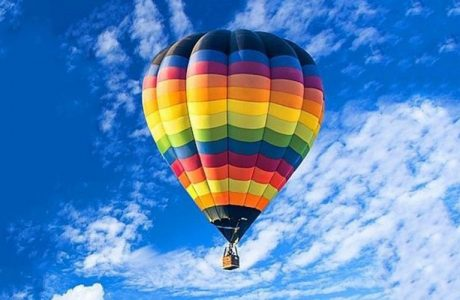
#> input picture task2/airball.jpg, 460 x 300 px
$ jupyter execute processing.ipynb
#> lines starting #> are read from the running program, lines starting #| are printed output that depends on the picture
[cell 1]
import cv2
import numpy as np
import matplotlib.pyplot as plt

from skimage.metrics import mean_squared_error, structural_similarity

# Загрузка изображения

[cell 2]
original = cv2.imread("airball.jpg", cv2.IMREAD_GRAYSCALE)
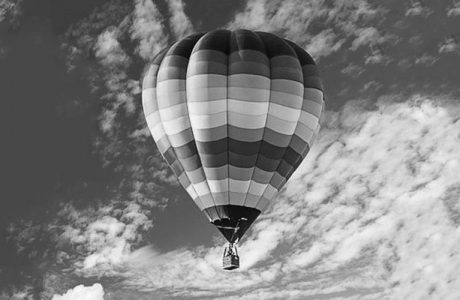
#> original: shape (300, 460); min 0, max 252, mean 128.7

if original is None:
    raise FileNotFoundError("airball.jpg не нашёлся")

# Добавление шума (ф-ии)

[cell 3]
def add_gaussian_noise(image, mean=0, sigma=30):
    # аддитивный гауссовский шум.
#> called with mean = 0, sigma = 30
    image_float = image.astype(np.float32)

    noise = np.random.normal(
        loc=mean,
        scale=sigma,
        size=image.shape
    ).astype(np.float32)

    noisy = image_float + noise
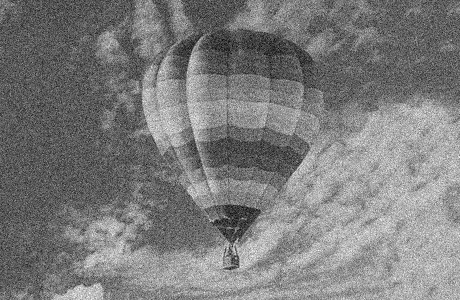
#> noisy: shape (300, 460) float32; min -73.87, max 341, mean 128.8; drawn with min black and max white
    # Возвращаем значения в допустимый диапазон
    noisy = np.clip(noisy, 0, 255)
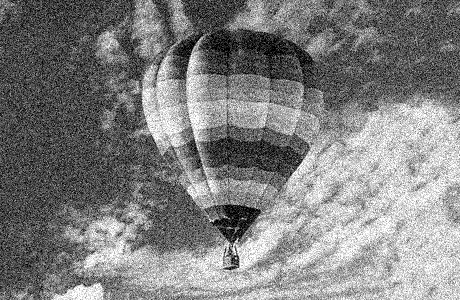
#> noisy: shape (300, 460) float32; min 0, max 255, mean 128.6

    return noisy.astype(np.uint8)


def add_uniform_noise(image, low=-50, high=50):
    """
    Добавляет равномерный шум к изображению.

    low, high — границы диапазона шума (в единицах интенсивности пикселя).
    Например, low=-50, high=50 означает, что к каждому пикселю
    прибавляется случайная величина из диапазона [-50, 50].
    """
#> called with low = -25, high = 25
    result = image.astype(np.int16).copy()
    noise = np.random.uniform(low, high, size=image.shape)
    result = np.clip(result + noise, 0, 255).astype(np.uint8)

    return result

# Добавление шума

[cell 4]
np.random.seed(42)

gaussian_noisy = add_gaussian_noise(
    original,
    mean=0,
    sigma=30
)

uniform_noisy = add_uniform_noise(
    original,
    low=-25,
    high=25
)

# Расчёт качества (ф-ия)

[cell 5]
def calculate_metrics(reference, result):
    mse = mean_squared_error(reference, result)

    ssim = structural_similarity(
        reference,
        result,
        data_range=255
    )

    return mse, ssim

# Исходное и зашумлённое изобр.

[cell 6]
fig, axes = plt.subplots(1, 3, figsize=(15, 5))

axes[0].imshow(original, cmap="gray")
axes[0].set_title("Исходное изображение")
axes[0].axis("off")

axes[1].imshow(gaussian_noisy, cmap="gray")
axes[1].set_title("Гауссовский шум")
axes[1].axis("off")

axes[2].imshow(uniform_noisy, cmap="gray")
axes[2].set_title("Равномерный шум")
axes[2].axis("off")

plt.tight_layout()
plt.show()
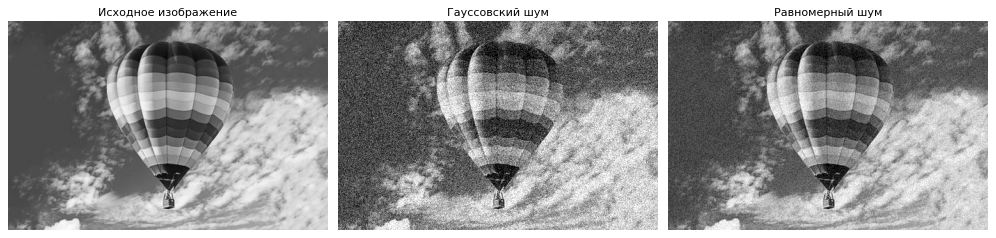
#> figure drawn by matplotlib, 3 panels

# фильтры

[cell 7]
def median_filter(image, kernel_size):
    return cv2.medianBlur(image, kernel_size)


def gaussian_filter(image, kernel_size, sigma):
    return cv2.GaussianBlur(
        image,
        (kernel_size, kernel_size),
        sigma
    )


def bilateral_filter(image, diameter, sigma_color, sigma_space):
    return cv2.bilateralFilter(
        image,
        diameter,
        sigma_color,
        sigma_space
    )


def nlm_filter(image, h, template_size, search_size):
    return cv2.fastNlMeansDenoising(
        image,
        None,
        h,
        template_size,
        search_size
    )

# Параметры для фильтров

[cell 8]
median_parameters = [3, 5, 7]

gaussian_parameters = [
    (3, 0),
    (5, 0),
    (7, 0)
]

bilateral_parameters = [
    (5, 30, 30),
    (9, 50, 50),
    (9, 75, 75)
]

nlm_parameters = [
    (10, 7, 21),
    (20, 7, 21),
    (30, 7, 21)
]

# Применим фильтры, посмотрим результаты

[cell 9]
def test_filters(noisy_image, reference, noise_name):

#> called with noise_name = 'Гауссовский'
    results = []
    for kernel in median_parameters:
        filtered = median_filter(
           noisy_image,
            kernel
        )

        mse, ssim = calculate_metrics(
            reference,
            filtered
        )

        results.append({
            "noise": noise_name,
            "filter": "Медианный",
            "parameters": f"kernel={kernel}",
            "image": filtered,
            "mse": mse,
            "ssim": ssim
        })
#> this loop made 3 passes
#> (mse, ssim) on passes 1 to 3: (183.2, 0.57), (131.6, 0.678), (143.3, 0.693)
#> pass 1, in test_filters, `filtered = median_filter( noisy_image, kernel )`:
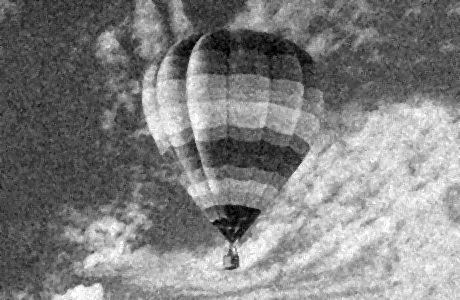
#> filtered: shape (300, 460); min 0, max 255, mean 128.3
#> pass 2, in test_filters, `filtered = median_filter( noisy_image, kernel )`:
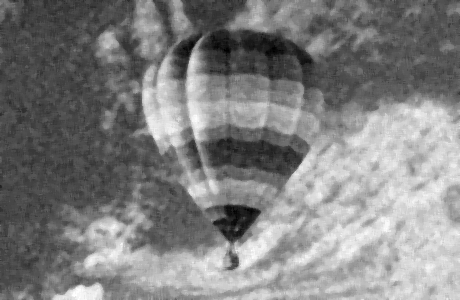
#> filtered: shape (300, 460); min 0, max 255, mean 128.3
#> after the loop, results = 3 items

    for kernel, sigma in gaussian_parameters:

        filtered = gaussian_filter(
            noisy_image,
            kernel,
            sigma
        )

        mse, ssim = calculate_metrics(
            reference,
            filtered
        )

        results.append({
            "noise": noise_name,
            "filter": "Гауссовский",
            "parameters": f"kernel={kernel}, sigma={sigma}",
            "image": filtered,
            "mse": mse,
            "ssim": ssim
        })
#> this loop made 3 passes
#> (mse, ssim) on passes 1 to 3: (142.5, 0.623), (105.6, 0.711), (102.8, 0.759)
#> after the loop, results = 6 items

    for diameter, sigma_color, sigma_space in bilateral_parameters:

        filtered = bilateral_filter(
            noisy_image,
            diameter,
            sigma_color,
            sigma_space
        )

        mse, ssim = calculate_metrics(
            reference,
            filtered
        )

        results.append({
            "noise": noise_name,
            "filter": "Билатеральный",
            "parameters": (
                f"d={diameter}, "
                f"sigmaColor={sigma_color}, "
                f"sigmaSpace={sigma_space}"
            ),
            "image": filtered,
            "mse": mse,
            "ssim": ssim
        })
#> this loop made 3 passes
#> (mse, ssim) on passes 1 to 3: (360.4, 0.43), (144.8, 0.616), (110.5, 0.714)
#> after the loop, results = 9 items

    for h, template_size, search_size in nlm_parameters:

        filtered = nlm_filter(
            noisy_image,
            h,
            template_size,
            search_size
        )

        mse, ssim = calculate_metrics(
            reference,
            filtered
        )

        results.append({
            "noise": noise_name,
            "filter": "NLM",
            "parameters": (
                f"h={h}, "
                f"template={template_size}, "
                f"search={search_size}"
            ),
            "image": filtered,
            "mse": mse,
            "ssim": ssim
        })
#> this loop made 3 passes
#> (mse, ssim) on passes 1 to 3: (863, 0.282), (207, 0.602), (121.7, 0.726)
#> pass 2, in test_filters, `filtered = nlm_filter( noisy_image, h, template_size, search_size )`:
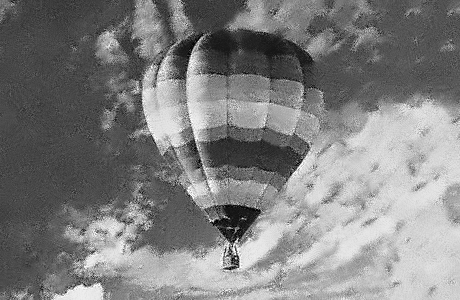
#> filtered: shape (300, 460); min 0, max 255, mean 128.2
#> after the loop, results = 12 items

    return results

# Протестируем оба типа шумов

[cell 10]
gaussian_results = test_filters(
    gaussian_noisy,
    original,
    "Гауссовский"
)
#> gaussian_results = 12 items

sp_results = test_filters(
    uniform_noisy,
    original,
    "Равномерный"
)
#> the loop in test_filters (call 2), `for kernel in median_parameters:` made 3 passes
#> (mse, ssim) on passes 1 to 3: (80.83, 0.738), (87.04, 0.777), (114.4, 0.751)
#> after the loop in test_filters (call 2), `for kernel in median_parameters:`: results = 3 items
#> the loop in test_filters (call 2), `for kernel, sigma in gaussian_parameters: ` made 3 passes
#> (mse, ssim) on passes 1 to 3: (49.95, 0.831), (55.43, 0.858), (74.64, 0.847)
#> after the loop in test_filters (call 2), `for kernel, sigma in gaussian_parameters:`: results = 6 items
#> the loop in test_filters (call 2), `for diameter, sigma_color, sigma_space in bilateral_parameters: ` made 3 passes
#> (mse, ssim) on passes 1 to 3: (49.42, 0.828), (64.58, 0.831), (83.31, 0.805)
#> after the loop in test_filters (call 2), `for diameter, sigma_color, sigma_space in bilateral_parameters:`: results = 9 items
#> the loop in test_filters (call 2), `for h, template_size, search_size in nlm_parameters: ` made 3 passes
#> (mse, ssim) on passes 1 to 3: (93.69, 0.782), (74.06, 0.801), (121.6, 0.727)
#> pass 2, in test_filters (call 2), `filtered = nlm_filter( noisy_image, h, template_size, search_size )`:
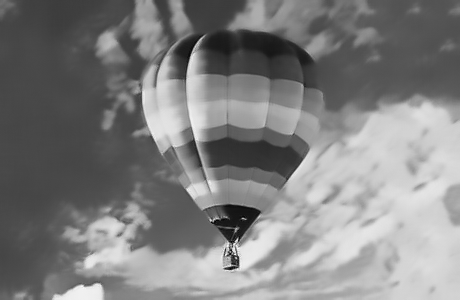
#> filtered: shape (300, 460); min 1, max 255, mean 128.2
#> after the loop in test_filters (call 2), `for h, template_size, search_size in nlm_parameters:`: results = 12 items
#> sp_results = 12 items

all_results = gaussian_results + sp_results
#> all_results = 24 items

# Результаты

[cell 11]
for result in all_results:

    print(
        f"{result['noise']:15} | "
        f"{result['filter']:15} | "
        f"{result['parameters']:40} | "
        f"MSE = {result['mse']:.4f} | "
        f"SSIM = {result['ssim']:.4f}"
    )
#> this loop made 24 passes
#| Гауссовский     | Медианный       | kernel=3                                 | MSE = 183.1632 | SSIM = 0.5699
#| Гауссовский     | Медианный       | kernel=5                                 | MSE = 131.6057 | SSIM = 0.6781
#| Гауссовский     | Медианный       | kernel=7                                 | MSE = 143.2771 | SSIM = 0.6928
#| Гауссовский     | Гауссовский     | kernel=3, sigma=0                        | MSE = 142.5341 | SSIM = 0.6230
#| Гауссовский     | Гауссовский     | kernel=5, sigma=0                        | MSE = 105.5766 | SSIM = 0.7112
#| Гауссовский     | Гауссовский     | kernel=7, sigma=0                        | MSE = 102.8134 | SSIM = 0.7589
#| Гауссовский     | Билатеральный   | d=5, sigmaColor=30, sigmaSpace=30        | MSE = 360.4032 | SSIM = 0.4304
#| Гауссовский     | Билатеральный   | d=9, sigmaColor=50, sigmaSpace=50        | MSE = 144.8402 | SSIM = 0.6161
#> (further printed lines are left out)

# Найдем лучшие результаты

[cell 12]
best_gaussian_mse = min(
    gaussian_results,
    key=lambda x: x["mse"]
)
#> best_gaussian_mse = 6 items

best_gaussian_ssim = max(
    gaussian_results,
    key=lambda x: x["ssim"]
)
#> best_gaussian_ssim = 6 items

best_sp_mse = min(
    sp_results,
    key=lambda x: x["mse"]
)
#> best_sp_mse = 6 items

best_sp_ssim = max(
    sp_results,
    key=lambda x: x["ssim"]
)
#> best_sp_ssim = 6 items

[cell 13]
print("\nГауссовский шум:")
print(
    "По MSE:",
    best_gaussian_mse["filter"],
    best_gaussian_mse["parameters"],
    f"MSE = {best_gaussian_mse['mse']:.4f}"
)
#| По MSE: Гауссовский kernel=7, sigma=0 MSE = 102.8134

print(
    "По SSIM:",
    best_gaussian_ssim["filter"],
    best_gaussian_ssim["parameters"],
    f"SSIM = {best_gaussian_ssim['ssim']:.4f}"
)
#| По SSIM: Гауссовский kernel=7, sigma=0 SSIM = 0.7589

print("\nРавномерный шум:")
print(
    "По MSE:",
    best_sp_mse["filter"],
    best_sp_mse["parameters"],
    f"MSE = {best_sp_mse['mse']:.4f}"
)
#| По MSE: Билатеральный d=5, sigmaColor=30, sigmaSpace=30 MSE = 49.4155

print(
    "По SSIM:",
    best_sp_ssim["filter"],
    best_sp_ssim["parameters"],
    f"SSIM = {best_sp_ssim['ssim']:.4f}"
)
#| По SSIM: Гауссовский kernel=5, sigma=0 SSIM = 0.8580

# Визуализация

## Гаусс

[cell 14]
selected_gaussian = [
    best_gaussian_mse,
    best_gaussian_ssim
]

fig, axes = plt.subplots(
    1,
    len(selected_gaussian) + 1,
    figsize=(15, 5)
)

axes[0].imshow(gaussian_noisy, cmap="gray")
axes[0].set_title("Зашумлённое")
axes[0].axis("off")

for i, result in enumerate(selected_gaussian, start=1):

    axes[i].imshow(
        result["image"],
        cmap="gray"
    )

    axes[i].set_title(
        f"{result['filter']}\n"
        f"MSE={result['mse']:.2f}, "
        f"SSIM={result['ssim']:.3f}"
    )

    axes[i].axis("off")
#> this loop made 2 passes
#> i on passes 1 to 2: 1, 2

plt.tight_layout()
plt.show()

## Равномерный

[cell 15]
selected_sp = [
    best_sp_mse,
    best_sp_ssim
]

fig, axes = plt.subplots(
    1,
    len(selected_sp) + 1,
    figsize=(15, 5)
)

axes[0].imshow(
    uniform_noisy,
    cmap="gray"
)

axes[0].set_title("Зашумлённое")
axes[0].axis("off")

for i, result in enumerate(selected_sp, start=1):

    axes[i].imshow(
        result["image"],
        cmap="gray"
    )

    axes[i].set_title(
        f"{result['filter']}\n"
        f"MSE={result['mse']:.2f}, "
        f"SSIM={result['ssim']:.3f}"
    )

    axes[i].axis("off")

plt.tight_layout()
plt.show()

$ run again, with task2/cat.jpg copied over task2/airball.jpg
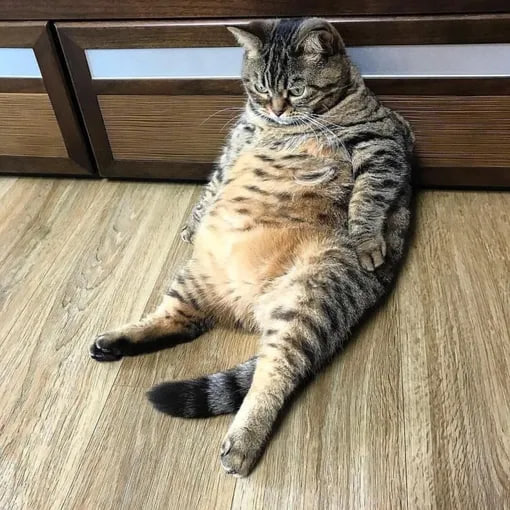
#> input picture task2/cat.jpg, 510 x 510 px
#> in add_gaussian_noise, `noisy = image_float + noise`:
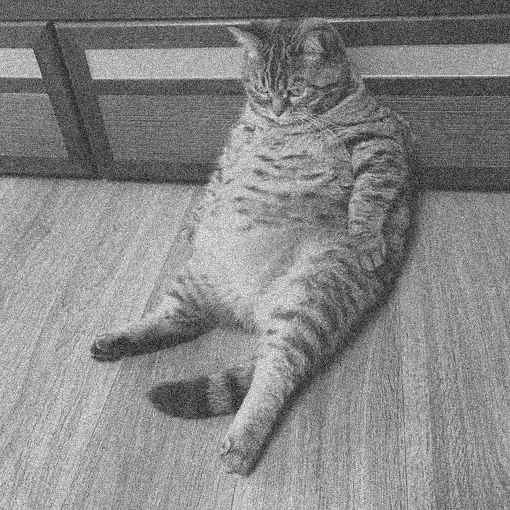
#> noisy: shape (510, 510) float32; min -103.9, max 343.9, mean 133.9; drawn with min black and max white
#> the loop in test_filters, `for kernel in median_parameters:` made 3 passes
#> (mse, ssim) on passes 1 to 3: (294.9, 0.54), (298.7, 0.507), (330.4, 0.48)
#> after the loop in test_filters, `for kernel in median_parameters:`: results = 3 items
#> the loop in test_filters, `for kernel, sigma in gaussian_parameters: ` made 3 passes
#> (mse, ssim) on passes 1 to 3: (209.2, 0.646), (209.7, 0.64), (240, 0.605)
#> after the loop in test_filters, `for kernel, sigma in gaussian_parameters:`: results = 6 items
#> the loop in test_filters, `for diameter, sigma_color, sigma_space in bilateral_parameters: ` made 3 passes
#> (mse, ssim) on passes 1 to 3: (391.7, 0.545), (226.8, 0.625), (224.3, 0.618)
#> after the loop in test_filters, `for diameter, sigma_color, sigma_space in bilateral_parameters:`: results = 9 items
#> the loop in test_filters, `for h, template_size, search_size in nlm_parameters: ` made 3 passes
#> (mse, ssim) on passes 1 to 3: (825.4, 0.421), (295.3, 0.632), (225.2, 0.588)
#> pass 2, in test_filters, `filtered = nlm_filter( noisy_image, h, template_size, search_size )`:
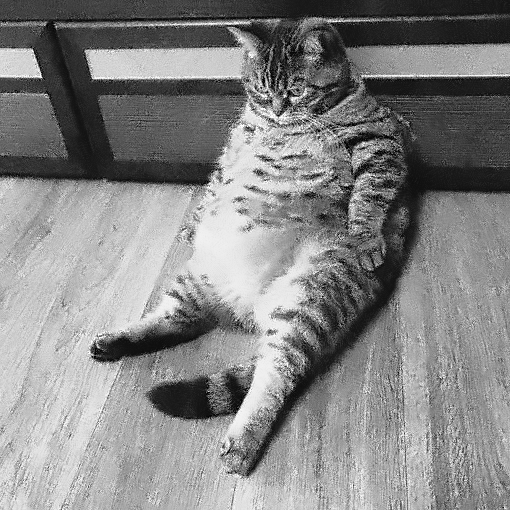
#> filtered: shape (510, 510); min 0, max 255, mean 133.5
#> after the loop in test_filters, `for h, template_size, search_size in nlm_parameters:`: results = 12 items
#> the loop in test_filters (call 2), `for kernel in median_parameters:` made 3 passes
#> (mse, ssim) on passes 1 to 3: (181.3, 0.662), (250.2, 0.566), (298, 0.515)
#> the loop in test_filters (call 2), `for kernel, sigma in gaussian_parameters: ` made 3 passes
#> (mse, ssim) on passes 1 to 3: (114.5, 0.785), (155.4, 0.728), (206.6, 0.655)
#> the loop in test_filters (call 2), `for diameter, sigma_color, sigma_space in bilateral_parameters: ` made 3 passes
#> (mse, ssim) on passes 1 to 3: (89.36, 0.822), (152.5, 0.702), (204.2, 0.625)
#> the loop in test_filters (call 2), `for h, template_size, search_size in nlm_parameters: ` made 3 passes
#> (mse, ssim) on passes 1 to 3: (135.8, 0.801), (138.9, 0.695), (229.3, 0.568)
#> all_results = 24 items
#> the loop `for result in all_results: ` made 24 passes
#| Гауссовский     | Медианный       | kernel=3                                 | MSE = 294.8737 | SSIM = 0.5399
#| Гауссовский     | Медианный       | kernel=5                                 | MSE = 298.7039 | SSIM = 0.5071
#| Гауссовский     | Медианный       | kernel=7                                 | MSE = 330.4190 | SSIM = 0.4798
#| Гауссовский     | Гауссовский     | kernel=3, sigma=0                        | MSE = 209.1650 | SSIM = 0.6456
#| Гауссовский     | Гауссовский     | kernel=5, sigma=0                        | MSE = 209.6718 | SSIM = 0.6403
#> (further printed lines are left out)
#> best_gaussian_mse = 6 items
#| По MSE: Гауссовский kernel=3, sigma=0 MSE = 209.1650
#| По SSIM: Гауссовский kernel=3, sigma=0 SSIM = 0.6456
#| По MSE: Билатеральный d=5, sigmaColor=30, sigmaSpace=30 MSE = 89.3616
#| По SSIM: Билатеральный d=5, sigmaColor=30, sigmaSpace=30 SSIM = 0.8217
#> the loop `for i, result in enumerate(selected_gaussian, start=1): ` made 2 passes
#> i on passes 1 to 2: 1, 2
#> the loop `for i, result in enumerate(selected_sp, start=1): ` made 2 passes
